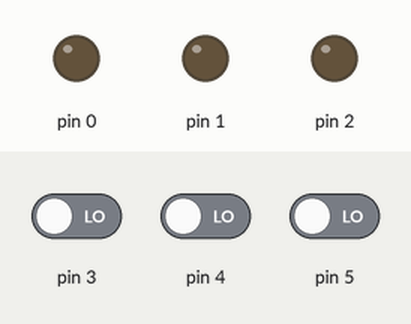
Simulated run of this sketch. Board: Arduino Uno, built with avr-gcc and run on an emulated ATmega328P. Shown: output pins drawn as LEDs (lit = HIGH). The test bench sets the inputs (shaded band); at power-on: pin 3 LOW, pin 4 LOW, pin 5 LOW.

Above: at 1.2 s.
1.3 s: pin 3 driven HIGH
At 2.0 s:
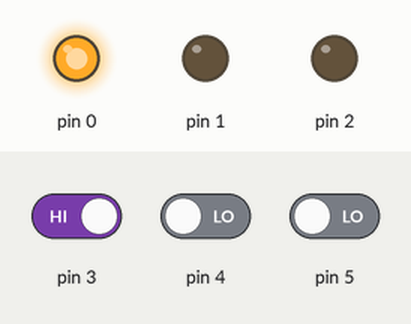
2.8 s: pin 3 driven LOW and pin 4 driven HIGH
At 3.2 s:
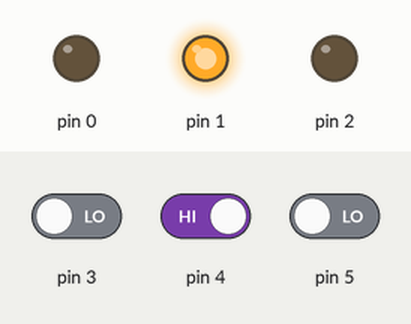
4.3 s: pin 4 driven LOW and pin 5 driven HIGH
At 5.5 s:
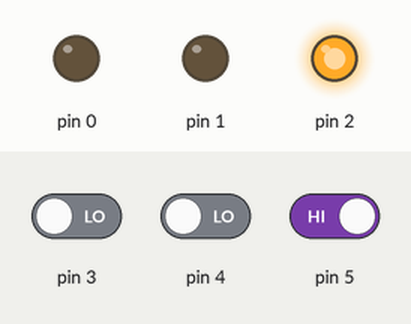
5.8 s: pin 4 driven HIGH
At 6.6 s:
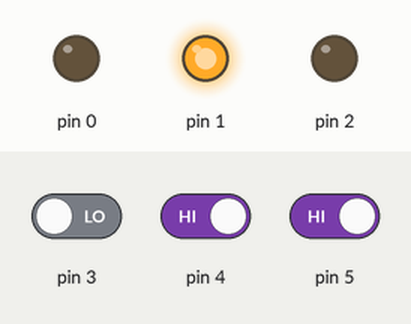
7.3 s: pin 4 driven LOW
At 7.8 s:
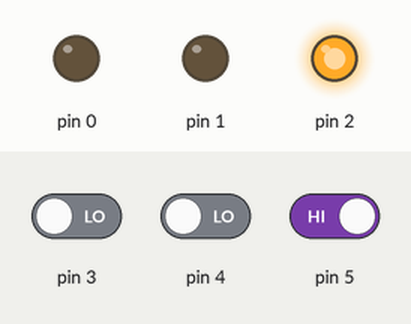
Timing chart, 0 to 9.8 s (numbered marks = the images above; inputs shaded):
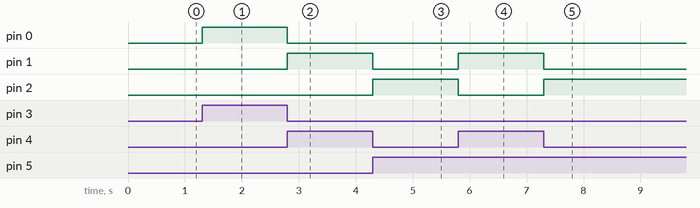

The sketch:

Aufgabe_1_RGB_Wechsler.ino
```cpp
void setup() {
  pinMode(0,OUTPUT);
  pinMode(1,OUTPUT);
  pinMode(2,OUTPUT);
  pinMode(3,INPUT);
  pinMode(4,INPUT);
  pinMode(5,INPUT);
}

bool T1, T2, T3;

void loop() {
  T1 = digitalRead(3);
  T2 = digitalRead(4);
  T3 = digitalRead(5);

  if(T1){
    digitalWrite(0,HIGH);
    digitalWrite(1,LOW);
    digitalWrite(2,LOW);
  }
  else if(T2){
    digitalWrite(0,LOW);
    digitalWrite(1,HIGH);
    digitalWrite(2,LOW);
  }
  else if(T3){
    digitalWrite(0,LOW);
    digitalWrite(1,LOW);
    digitalWrite(2,HIGH);
  }

}
```

Measured:
- after the input at 1.3 s, pin 0: LOW → HIGH at once
- after the input at 2.8 s, pin 0: HIGH → LOW at once; pin 1: LOW → HIGH at once
- after the input at 4.3 s, pin 1: HIGH → LOW at once; pin 2: LOW → HIGH at once
- after the input at 5.8 s, pin 1: LOW → HIGH at once; pin 2: HIGH → LOW at once
- after the input at 7.3 s, pin 1: HIGH → LOW at once; pin 2: LOW → HIGH at once
